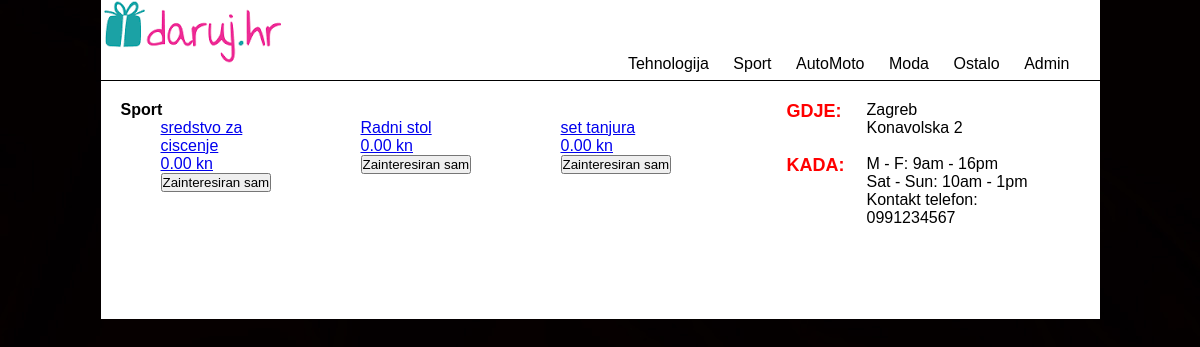
Page /index.php?page=category&categoryID=2 on the committed database.
### tables this page shows
CREATE TABLE `category` (
  `categoryID` int(2) NOT NULL,
  `name` varchar(30) NOT NULL
);

CREATE TABLE `stock` (
  `stockID` int(2) NOT NULL,
  `name` varchar(100) NOT NULL,
  `categoryID` int(2) NOT NULL,
  `price` decimal(5,2) NOT NULL,
  `thumbnail` varchar(100) NOT NULL,
  `bigphoto` varchar(100) NOT NULL,
  `topline` varchar(200) NOT NULL,
  `description` varchar(1000) NOT NULL
);

### categoryList.php (the view)
<?php
$cat_sql="SELECT * FROM category";
			$cat_query=mysqli_query($dbconnect, $cat_sql);
			$cat_rs=mysqli_fetch_assoc($cat_query);
			do { ?>
			<a href="index.php?page=category&categoryID=<?php echo $cat_rs['categoryID']; ?>"><?php echo $cat_rs['name']; ?></a>
				<?php
			} while ($cat_rs=mysqli_fetch_assoc($cat_query))
?>

### category.php (shortened to what this page needs)
<?php
	$stock_sql="SELECT stock.stockID, stock.name, stock.price, category.name AS catname FROM stock JOIN category ON stock.categoryID=category.categoryID WHERE stock.categoryID=".$_GET['categoryID'];
	if($stock_query=mysqli_query($dbconnect, $stock_sql)) {
		$stock_rs=mysqli_fetch_assoc($stock_query);
	}
	if(mysqli_num_rows($stock_query)==0) {
		echo "Sorry, we have no items currently in stock";
	} else {
		?>
		<h1><?php echo $stock_rs['catname']; ?></h1>
		<?php do {
			?>
			<div class="item">
			<a href="index.php?page=item&stockID=<?php echo $stock_rs['stockID']; ?>"><p><?php echo $stock_rs['name']; ?></p>
			<p><?php echo $stock_rs['price']; ?> kn</p>
			<p><input type="submit" name="potvrda" value="Zainteresiran sam" /></p></a>
			</div>
		<?php
		} while ($stock_rs=mysqli_fetch_assoc($stock_query));
		?>
	<?php
	}
	?>

### styles.css (style rules this page uses)
* { margin:0px; padding:0px; }
body { background-image:url(images/black.jpg); font-family:Arial, Helvetica, sans-serif; }
p { font-family:Arial, Helvetica, sans-serif; }
.navigation a:link { text-decoration:none; color:#000; font-family:Arial, Helvetica, sans-serif; margin: 0px 10px 0px 10px; }
.item { width: 120px; height:150px; margin-left:40px; margin-right:40px; margin-bottom:30px; float:left; }
h1 { font-family:Arial, Helvetica, sans-serif; font-size: 16px; font-weight: bold; }

### rows in the picture
category: name "Tehnologija"
category: name "Sport"
category: name "AutoMoto"
category: name "Moda"
category: name "Ostalo"
stock: name "sredstvo za ciscenje", price "0.00"
stock: name "Radni stol", price "0.00"
stock: name "set tanjura", price "0.00"
